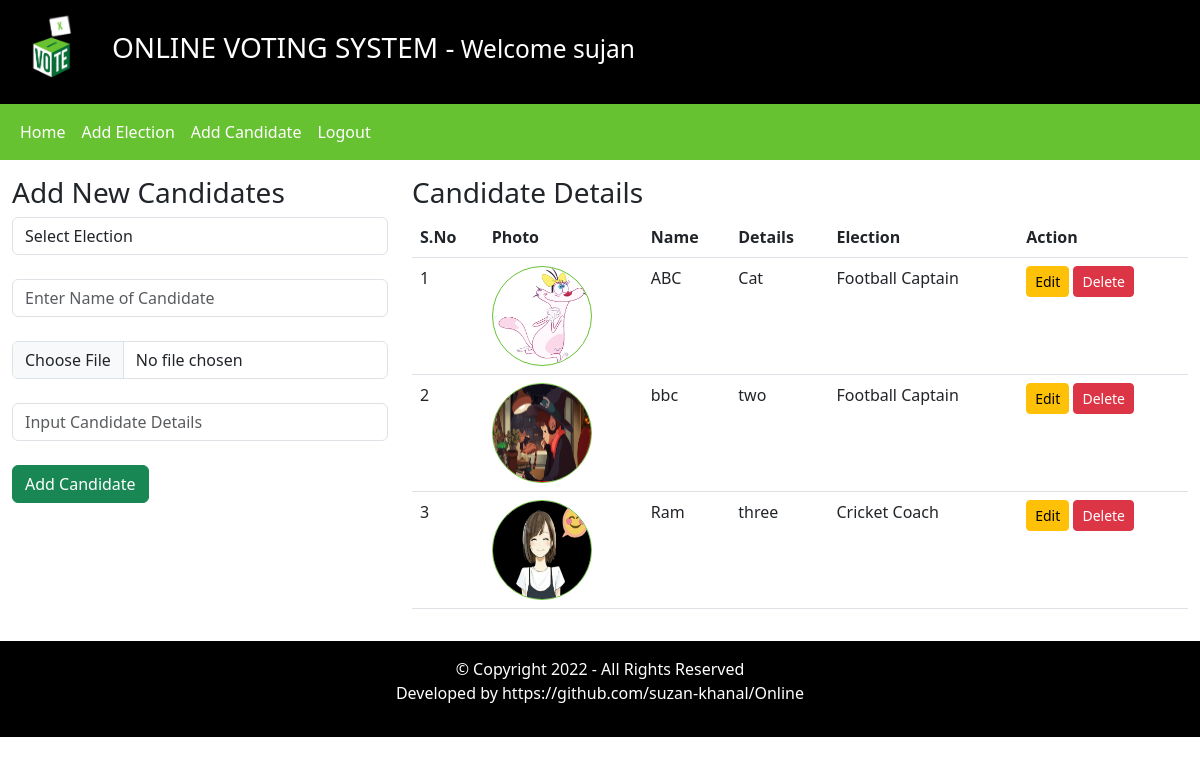
The page /admin/index.php?AddCandidatesPage=1 (signed in) on the database as committed earlier.
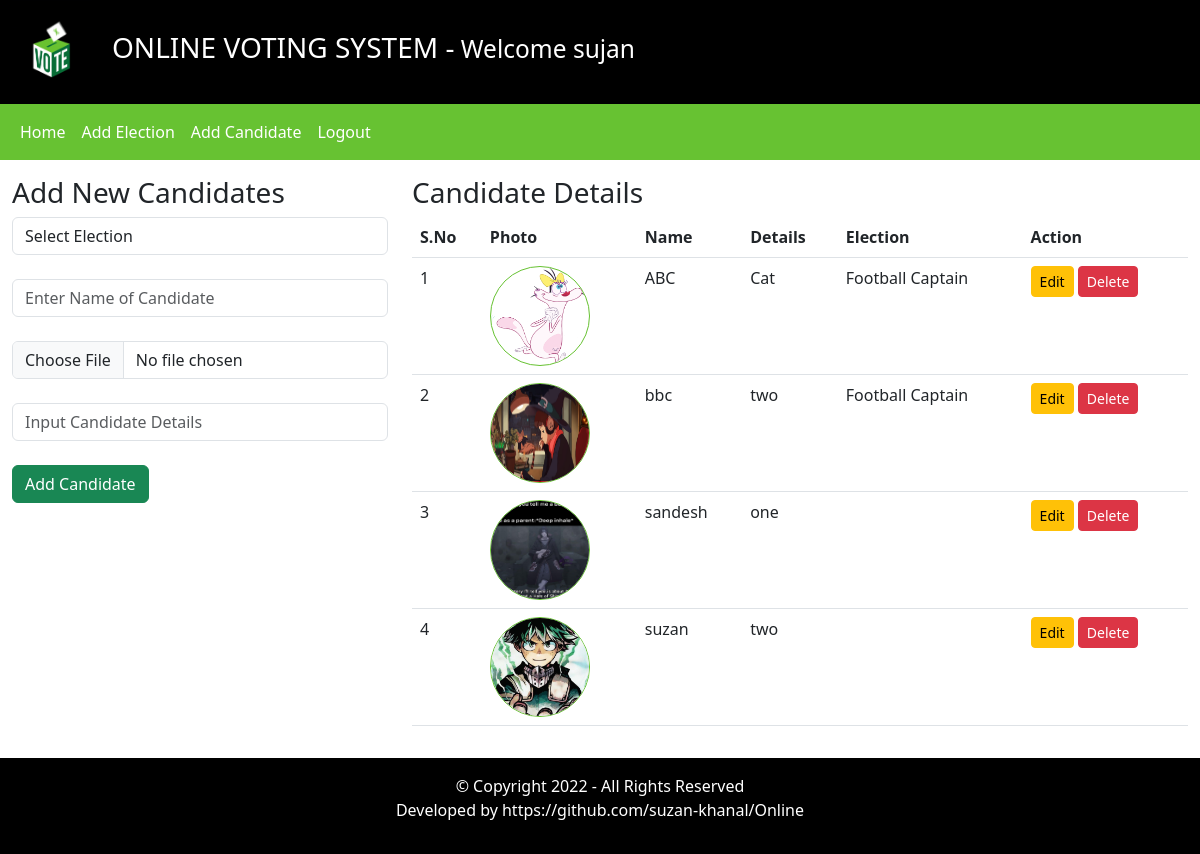
The same page on the database as committed later.
### tables this page shows
CREATE TABLE `candidate_details` (
  `id` int(11) NOT NULL,
  `election_id` int(11) NOT NULL,
  `Candidate_Name` varchar(100) NOT NULL,
  `Candidate_Details` text NOT NULL,
  `Candidate_Photo` text NOT NULL,
  `inserted_by` varchar(255) NOT NULL,
  `inserted_on` date NOT NULL
);

CREATE TABLE `elections` (
  `id` int(11) NOT NULL,
  `Election_Topic` varchar(50) NOT NULL,
  `No_of_Candidates` int(11) NOT NULL,
  `Starting_Date` date NOT NULL,
  `Ending_Date` date NOT NULL,
  `Status` varchar(50) NOT NULL,
  `Inserted_By` varchar(50) NOT NULL,
  `Inserted_on` date NOT NULL
);

### admin/include/Add_Candidates.php (the view, shortened to what this page needs)
<div class="row my-3">
    <div class="col-4">
        <h3>Add New Candidates</h3>
        <form method="POST" enctype="multipart/form-data">
            <div class="form-group">
            <select class="form-control" name="Election_id" required >
                <option value=""> Select Election </option>
            </select><br />
            </div>
            <div class="form-group">
                <input type="text" name="Name_of_candidate" placeholder="Enter Name of Candidate" class="form-control" required />
            </div> <br />
            <div class="form-group">
                <input type="file" name="Candidate_Photo"class="form-control" required />
            </div><br />
            <div class="form-group">
                <input type="text" name="Candidate_Details" placeholder="Input Candidate Details" class="form-control" required />
            </div><br />
            <input type="submit" value="Add Candidate" name="AddCandidate_Btn" class="btn btn-success" />
        </form>
    </div>
    <div class="col-8">
        <h3>Candidate Details</h3>
        <table class="table">
            <thead>
            <tr>
             <th scope="col">S.No</th>
             <th scope="col">Photo</th>
             <th scope="col">Name</th>
             <th scope="col">Details</th>
             <th scope="col">Election</th>
             <th scope="col">Action</th>
            </tr>
            </thead>
                <tbody>
                    <?php
                        $FetchData = mysqli_Query($con, "SELECT * FROM candidate_details") or die(mysqli_error($con));
                        $IsAnyCandidateAdded = mysqli_num_rows($FetchData);
                        if($IsAnyCandidateAdded > 0)
                        {
                            $sno = 1;
                                while($row = mysqli_fetch_assoc($FetchData))
                                {
                                    $Election_id = $row['election_id'];
                                    $fetchingElectionName = mysqli_query($con, "SELECT * FROM elections WHERE id ='". $Election_id."'") or
                                    die(mysqli_error($con));
                                    $execFetchingElectionNameQuery = mysqli_fetch_assoc($fetchingElectionName);
                                    $election_name = $execFetchingElectionNameQuery['Election_Topic'];
                                    $candidate_photo = $row['Candidate_Photo'];
                                    ?>
                                    <tr>
                                        <td><?php echo $sno++; ?></td>
                                        <td> <img src="<?php echo $candidate_photo; ?>" class="Candidate_photo"  />  </td>
                                        <td><?php echo $row['Candidate_Name'] ?></td>
                                        <td><?php echo $row['Candidate_Details'] ?></td>
                                        <td><?php echo  $election_name ?></td>
                                        <td>
                                            <a href="#" class="btn btn-sm btn-warning"> Edit </a>
                                            <a href="#" class="btn btn-sm btn-danger"> Delete </a>
                                        </td>
                                    </tr>
                                    <?php
                                 }
                        }else{
                            ?>
                            <tr>
                                <td colspan="7"> No any Candidate is added yet. </td>
                        </tr>
                            <?php
                        }
                    ?>
                </tbody>
        </table>
    </div>
</div>

Rows that differ between the two databases and show on the page:
removed candidate_details: Candidate_Photo (picture), Candidate_Name "Ram", Candidate_Details "three", election.Election_Topic "Cricket Coach"
added candidate_details: Candidate_Photo (picture), Candidate_Name "sandesh", Candidate_Details "one"
added candidate_details: Candidate_Photo (picture), Candidate_Name "suzan", Candidate_Details "two"
